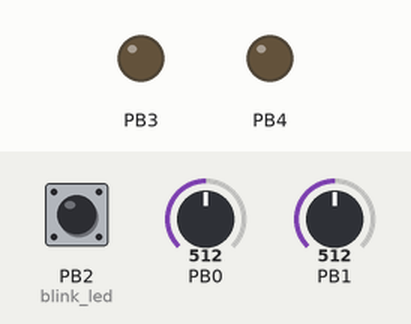
A program run on a simulated ATtiny13, built with avr-gcc and emulated at 1 MHz. Shown: output pins drawn as LEDs (lit = HIGH). The inputs (shaded band) are chosen by the test bench; at power-on: PB2 (blink_led) HIGH, PB0 = 512, PB1 = 512.

Above: at 1.2 s.
1.3 s: PB2 (blink_led) pulled LOW for 1 s
At 1.95 s:
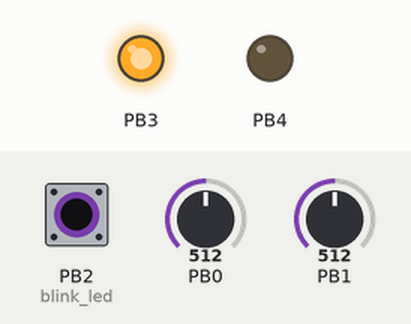
Timing chart, 0 to 4.3 s (numbered marks = the images above; inputs shaded):
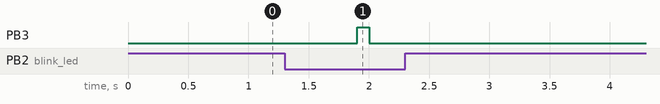

Measured:
- after the input at 1.3 s, PB3: LOW → HIGH after 0.60 s, → LOW 0.10 s later

The program:

main.c
```c
#include "utils.h"
#include "init.h"
#include "custom_delay.h"

// Enum с режимами работы насадки
volatile enum Mode {
    ONLY_INSIDE,
    ONLY_OUTSIDE,
    INSIDE_AND_OUTSIDE,
} global_mode = ONLY_INSIDE;

// Функция генерации вспышки от выстрела
void blink_led(enum Mode mode) {
    switch (mode)
    {
    case ONLY_INSIDE:
        Inside_LED_On();
        break;
    case ONLY_OUTSIDE:
        Outside_LED_On();
        break;
    case INSIDE_AND_OUTSIDE:
        Inside_LED_On();
        Outside_LED_On();
    break;
    }

    delay_x_0_1_sec(1);

    switch (mode)
    {
    case ONLY_INSIDE:
        Inside_LED_Off();
        break;
    case ONLY_OUTSIDE:
        Outside_LED_Off();
        break;
    case INSIDE_AND_OUTSIDE:
        Inside_LED_Off();
        Outside_LED_Off();
    break;
    }
}

// Прерывание по изменению уровня на PCINT2
// Переключение режима работы насадки
ISR(PCINT0_vect) {
    if (PINB & (1 << PB2)) return;

    delay_x_0_1_sec(6);

    if (PINB & (1 << PB2)) return;

    switch (global_mode)
    {
    case ONLY_INSIDE:
        global_mode = ONLY_OUTSIDE;
        break;
    case ONLY_OUTSIDE:
        global_mode = INSIDE_AND_OUTSIDE;
        break;
    case INSIDE_AND_OUTSIDE:
        global_mode = ONLY_INSIDE;
        break;
    }
    small_outside_blink();
}

// Прерывание по компаратору
// Срабатывание датчика
ISR(ANA_COMP_vect) {
    // Отключение прерывания компаратора
    Disable_ANA_Comp_Interrupt();

    blink_led(global_mode);

    Clean_ANA_Comp_Flag();
    Enable_ANA_Comp_Interrupt();
}

int main(void) {
    // Инициализация периферии
    PORT_B_Init();
    ANA_Comp_Init();
    Timer_Init();
    PCINT0_Interrupt_Init();

    // Разрешение глобальных прерываний
    sei();

    // Основной цикл программы
    while (1) {}

    return 0;
}
```

custom_delay.h
```c
// Functions realize delay function
#pragma once

void delay_x_0_1_sec(int delay);
```

init.h
```c
// Initialisation functions
#pragma once

void PORT_B_Init();
void Timer_Init();
void ANA_Comp_Init();
void PCINT0_Interrupt_Init();
```

utils.h
```c
// File with common functions and macro for project
#pragma once

#define F_CPU 1000000UL

#include <avr/io.h>
#include <avr/interrupt.h>

void small_outside_blink();

// ANA_COMP
#define Enable_ANA_Comp_Interrupt()  ACSR |= (1 << ACIE);
#define Disable_ANA_Comp_Interrupt() ACSR &= ~(1 << ACIE);
#define Clean_ANA_Comp_Flag()        ACSR |= (1 << ACI);

//Timer 0
#define Enable_Timer_A_Interrupt()         TIMSK0 |= (1 << OCIE0A);
#define Disable_Timer_A_Interrupt()        TIMSK0 &= ~(1 << OCIE0A);
#define Set_Timer_A_Limit(limit)           OCR0A = limit;
#define Enable_Timer_B_Interrupt()         TIMSK0 |= (1 << OCIE0B);
#define Disable_Timer_B_Interrupt()        TIMSK0 &= ~(1 << OCIE0B);
#define Set_Timer_B_Limit(limit)           OCR0B = limit;
#define Enable_Timer_Overflow_Interrupt()  TIMSK0 |= (1 << TOIE0);
#define Disable_Timer_Overflow_Interrupt() TIMSK0 &= ~(1 << TOIE0);
#define Clean_Timer_A_Flag()               TIFR0 |= (1 << OCF0A);
#define Clean_Timer_B_Flag()               TIFR0 |= (1 << OCF0B);
#define Clean_Timer_Overflow_Flag()        TIFR0 |= (1 << TOV0);
#define Cleanup_Timer()                    TCNT0 = 0x0;

// PCINT

#define Enable_PCINT_Interrupt()  GIMSK |= (1 << PCIE);   // Разрешение прерываний PCINT0
#define Disable_PCINT_Interrupt() GIMSK &= ~(1 << PCIE);

// LED
#define Inside_LED_On()   PORTB |= (1 << PB4);
#define Inside_LED_Off()  PORTB &= ~(1 << PB4);
#define Outside_LED_On()  PORTB |= (1 << PB3);
#define Outside_LED_Off() PORTB &= ~(1 << PB3);
```

custom_delay.c
```c
#include "utils.h"
#include "custom_delay.h"

volatile int timer_counter = 0;
// Delay in 0,1s
static void custom_delay_0_1_sec() {
    Disable_ANA_Comp_Interrupt();
    Disable_PCINT_Interrupt();

    Enable_Timer_A_Interrupt();
    Clean_Timer_A_Flag();
    Set_Timer_A_Limit(97);
    Cleanup_Timer();
    timer_counter = 0;
    sei();

    while (!timer_counter) {}

    cli();
    Disable_Timer_A_Interrupt();

    Enable_ANA_Comp_Interrupt();
    Enable_PCINT_Interrupt();
}

void delay_x_0_1_sec(int delay) {
    for (int i = 0; i < delay; i++) custom_delay_0_1_sec();
}

ISR(TIM0_COMPA_vect) {
    timer_counter++;
}
```

init.c
```c
#include "utils.h"
#include "init.h"

// Функция инициализации портов ввода/вывода
void PORT_B_Init() {
    // Настройка порта B
    DDRB |= (1 << DDB4) | (1 << DDB3); // Установка PB4 как выход
    PORTB |= (1 << PB0) | (1 << PB2);  // Установка 1 в PB0 и в PB2
}

// Функция инициализации таймера
void Timer_Init() {
    // Настройка таймера/счетчика0
    TCCR0B |= (1 << CS02) | (1 << CS00); // Предделитель 1024
    TCCR0A |= (1 << WGM01);              // CTC режим
    //OCR0A = 0xff;                        // Загрузка порогового значения
    //TIMSK0 |= (1 << OCIE0A);             // Разрешение прерывания по переполнению OCIE0A
}

// Настройка аналогового компаратора
void ANA_Comp_Init() {
    ACSR |= (1 << ACIS1);
    ACSR &= ~(1 << ACBG);
    Enable_ANA_Comp_Interrupt();
}

// Настройка прерывания PCINT (для кнопки)
void PCINT0_Interrupt_Init() {
    PCMSK |= (1 << PCINT2); // Разрешение прерывания PCINT2
    GIMSK |= (1 << PCIE);   // Разрешение прерываний PCINT0
}
```

utils.c
```c
#define F_CPU 1000000UL

#include "utils.h"
#include "custom_delay.h"

void small_outside_blink() {
    Outside_LED_On();
    delay_x_0_1_sec(1);
    Outside_LED_Off();
}
```
